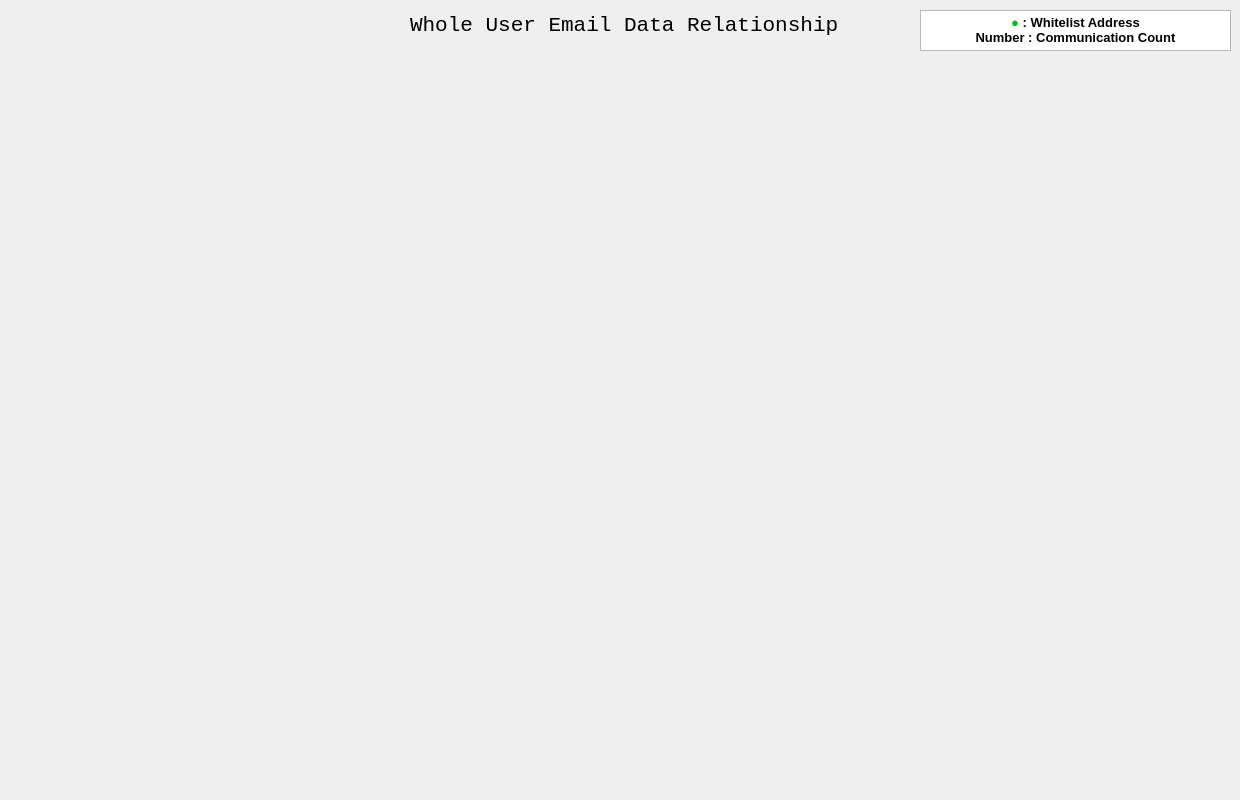
      <widget class="QWidget" name="EmailSubtab">
       <attribute name="title">
        <string>Relation Visualize</string>
       </attribute>
       <widget class="matplotlibWidget" name="View_Graph" native="true">
        <property name="geometry">
         <rect>
          <x>10</x>
          <y>60</y>
          <width>1221</width>
          <height>731</height>
         </rect>
        </property>
       </widget>
       <widget class="QLabel" name="label_4">
        <property name="geometry">
         <rect>
          <x>410</x>
          <y>10</y>
          <width>451</width>
          <height>31</height>
         </rect>
        </property>
        <property name="font">
         <font>
          <family>Consolas</family>
          <pointsize>16</pointsize>
         </font>
        </property>
        <property name="text">
         <string>Whole User Email Data Relationship</string>
        </property>
       </widget>
       <widget class="QTextBrowser" name="textBrowser_2">
        <property name="geometry">
         <rect>
          <x>920</x>
          <y>10</y>
          <width>311</width>
          <height>41</height>
         </rect>
        </property>
        <property name="verticalScrollBarPolicy">
         <enum>Qt::ScrollBarAlwaysOff</enum>
        </property>
        <property name="html">
         <string>&lt;!DOCTYPE HTML PUBLIC &quot;-//W3C//DTD HTML 4.0//EN&quot; &quot;http://www.w3.org/TR/REC-html40/strict.dtd&quot;&gt;
&lt;html&gt;&lt;head&gt;&lt;meta name=&quot;qrichtext&quot; content=&quot;1&quot; /&gt;&lt;style type=&quot;text/css&quot;&gt;
p, li { white-space: pre-wrap; }
&lt;/style&gt;&lt;/head&gt;&lt;body style=&quot; font-family:'Gulim'; font-size:9pt; font-weight:400; font-style:normal;&quot;&gt;
&lt;p align=&quot;center&quot; style=&quot; margin-top:0px; margin-bottom:0px; margin-left:0px; margin-right:0px; -qt-block-indent:0; text-indent:0px;&quot;&gt;&lt;span style=&quot; font-size:10pt; font-weight:600; color:#00c700;&quot;&gt;●&lt;/span&gt;&lt;span style=&quot; font-size:10pt; font-weight:600;&quot;&gt; : Whitelist Address&lt;/span&gt;&lt;/p&gt;
&lt;p align=&quot;center&quot; style=&quot; margin-top:0px; margin-bottom:0px; margin-left:0px; margin-right:0px; -qt-block-indent:0; text-indent:0px;&quot;&gt;&lt;span style=&quot; font-size:10pt; font-weight:600;&quot;&gt;Number : Communication Count&lt;/span&gt;&lt;/p&gt;&lt;/body&gt;&lt;/html&gt;</string>
        </property>
       </widget>
      </widget>
